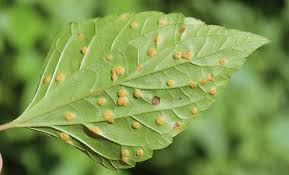
#> input picture uploads/leaf.jpg, 289 x 175 px; its folder holds only this picture in this run
$ python -i train_disease_model.py   (imports and definitions only)
#> lines starting #> are read from the running program, lines starting #| are printed output that depends on the picture
#> further down, picture is the input picture: shape (175, 289, 3); mean B, G, R 76.8, 150.7, 124.3
import os
import cv2
import numpy as np
import pickle
from sklearn.ensemble import RandomForestClassifier
from sklearn.model_selection import train_test_split, StratifiedKFold
from sklearn.preprocessing import LabelEncoder
from sklearn.utils import resample
from imgaug import augmenters as iaa

# Path to dataset
base_dir = os.getcwd()
dataset_path = os.path.join(base_dir, "home", "static", "disease_detection")
model_save_path = os.path.join(base_dir, "home", "models", "disease_model.pkl")

# Ensure dataset path exists
# [2 lines not run here, left out]

# Data Augmentation
# [6 lines that did not run here, left out]

def augment_image(image):
    return augmentor.augment_image(image)

def extract_features(image):
    image = cv2.resize(image, (128, 128))
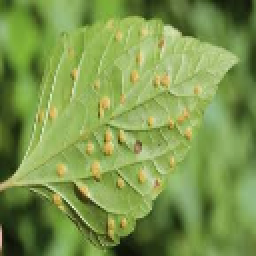
#> image: shape (128, 128, 3) (shown 2 times larger); mean of channels 0, 1, 2 76.7, 150.6, 124.2; drawn as B, G, R
    gray = cv2.cvtColor(image, cv2.COLOR_BGR2GRAY)
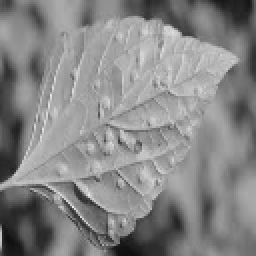
#> gray: shape (128, 128) (shown 2 times larger); min 15, max 235, mean 134.3
    hist = cv2.calcHist([image], [0, 1, 2], None, [8, 8, 8], [0, 256, 0, 256, 0, 256]).flatten()
#> hist = 512 values, max 2901 at index 172, min 0 at index 2, mean 32
    hist /= hist.sum() + 1e-6
#> hist = 512 values, max 0.177 at index 172, min 0 at index 2, mean 0.00195
    return hist

features = []
labels = []

# [11 lines not run here, left out]

features = np.array(features)
labels = np.array(labels)

label_encoder = LabelEncoder()
labels = label_encoder.fit_transform(labels)

# [1 line that did not run here, left out]

clf = RandomForestClassifier(n_estimators=100, random_state=42)
# [1 line not run here, left out]

# [1 line that did not run here, left out]

# [4 lines not run here, left out]

>>> import cv2
>>> picture = cv2.imread('uploads/leaf.jpg')
>>> result = extract_features(picture)
#> result has the same summary as hist in extract_features
